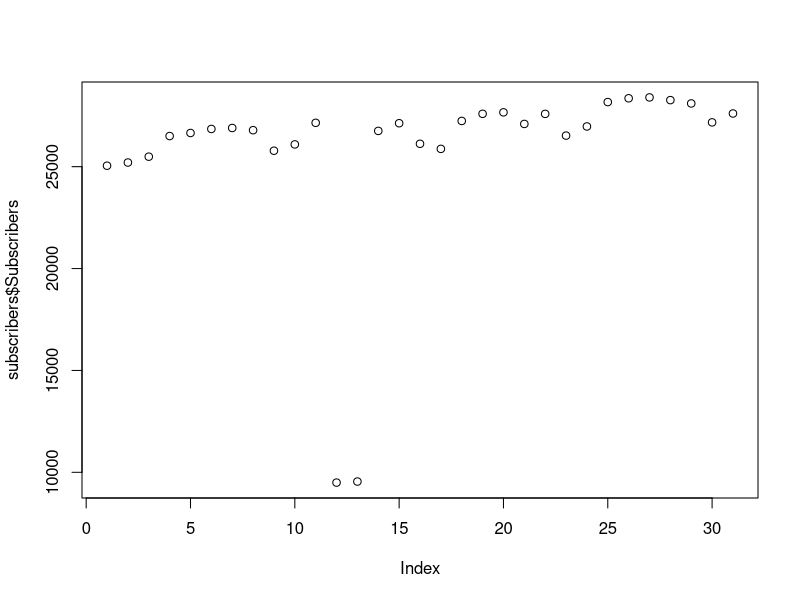
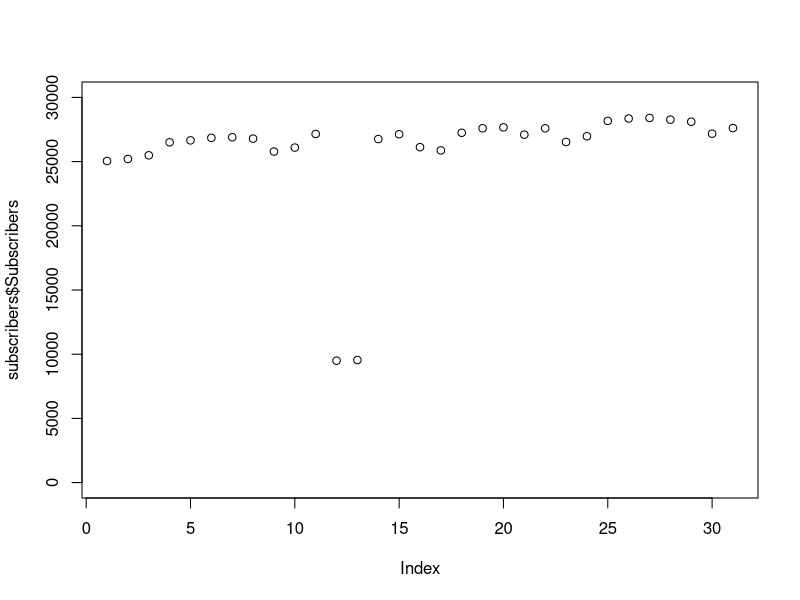
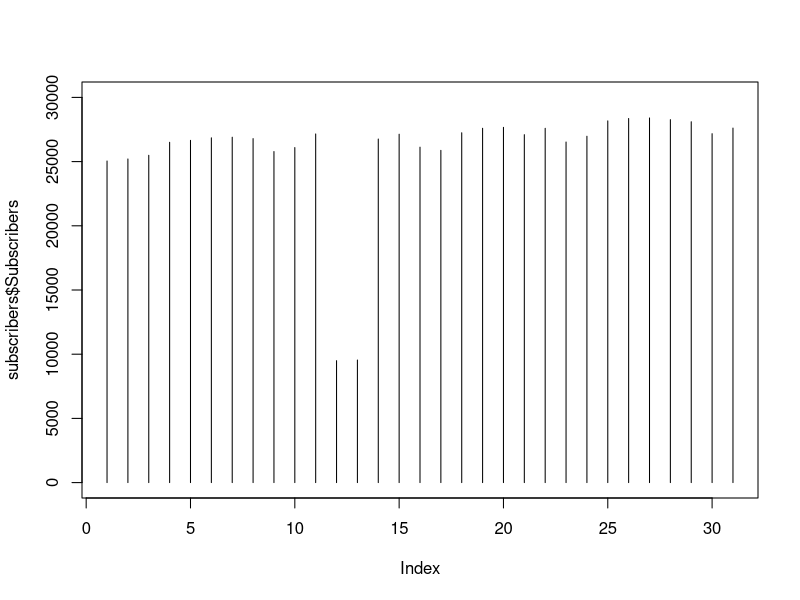
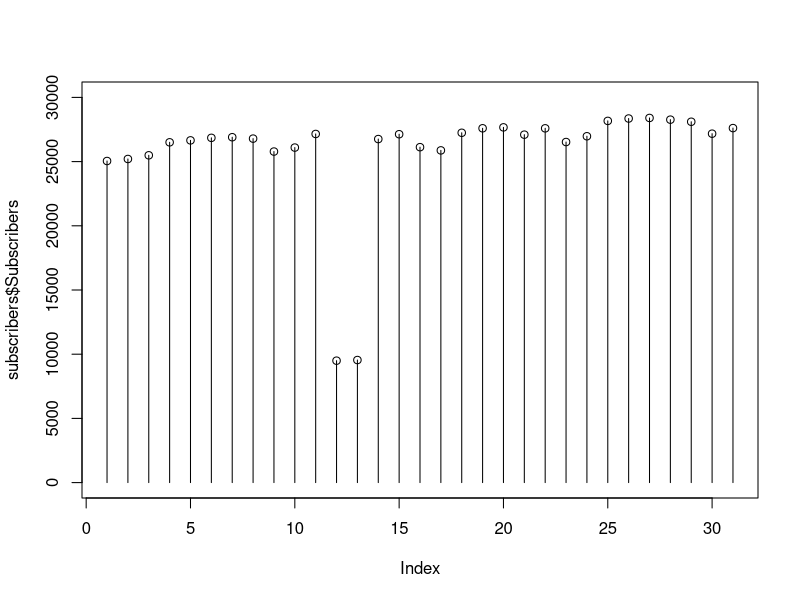
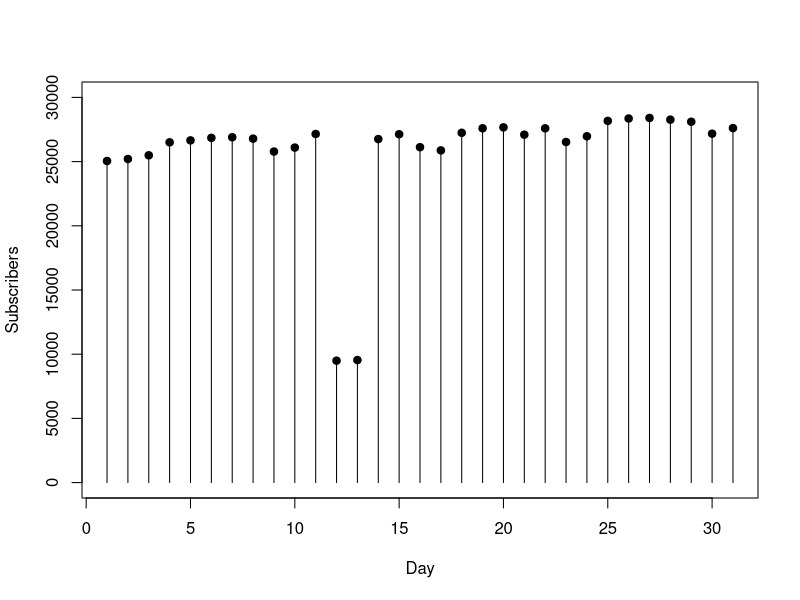

The R script that drew these images, in order:
## ---- chunk 1
subscribers <- read.csv("data/flowingdata_subscribers.csv", sep=",", header=TRUE)

## ---- chunk 2
plot(subscribers$Subscribers)

## ---- chunk 3
plot(subscribers$Subscribers, type="p", ylim=c(0, 30000))

## ---- chunk 4
plot(subscribers$Subscribers, type="h", ylim=c(0, 30000))

## ---- chunk 5
plot(subscribers$Subscribers, type="h", ylim=c(0, 30000))
points(subscribers$Subscribers)
## ---- chunk 6
plot(subscribers$Subscribers, type="h", ylim=c(0, 30000), xlab="Day", ylab="Subscribers")
points(subscribers$Subscribers, pch=19, col="black") 
